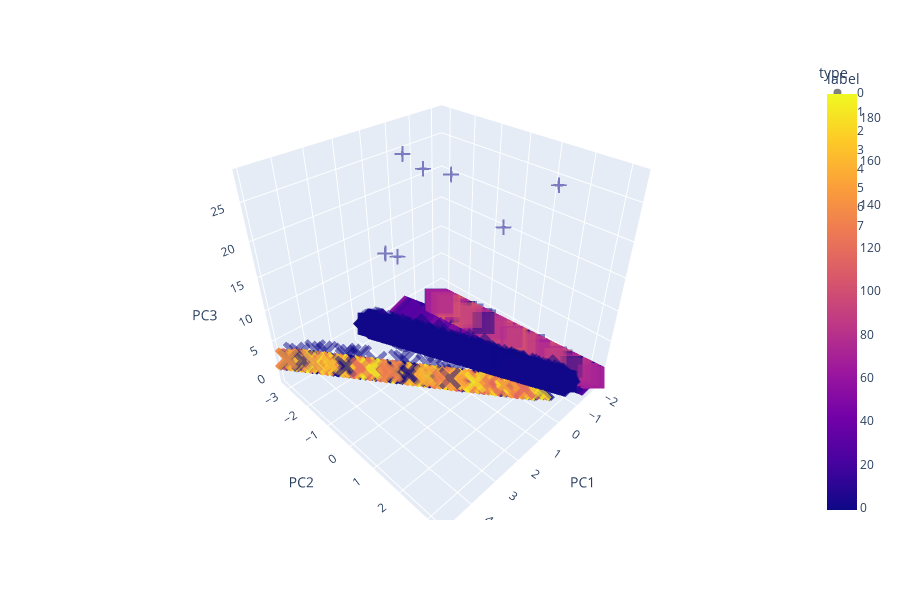

The notebook cell saved with this chart:
### Code cell
fig = px.scatter_3d(
    X_test, x='PC1', y='PC2', z='PC3', color='label',symbol='type', opacity=0.5, size_max=10,height=600,
)
fig.show()

### Figure 1 — Plotly figure (JSON) as saved in the notebook; plotly's stock layout.template omitted (floating-point values rounded to 4 significant figures; data arrays with more than 128 entries replaced by an {"elided": "..."} marker saying what was removed)
{"data": [{"hovertemplate": "type=0<br>PC1=%{x}<br>PC2=%{y}<br>PC3=%{z}<br>label=%{marker.color}<extra></extra>", "legendgroup": "0", "marker": {"color": {"elided": "1296 int values"}, "coloraxis": "coloraxis", "opacity": 0.5, "symbol": "circle"}, "mode": "markers", "name": "0", "scene": "scene", "showlegend": true, "type": "scatter3d", "x": {"elided": "1296 float values"}, "y": {"elided": "1296 float values"}, "z": {"elided": "1296 float values"}}, {"hovertemplate": "type=1<br>PC1=%{x}<br>PC2=%{y}<br>PC3=%{z}<br>label=%{marker.color}<extra></extra>", "legendgroup": "1", "marker": {"color": {"elided": "1107 int values"}, "coloraxis": "coloraxis", "opacity": 0.5, "symbol": "diamond"}, "mode": "markers", "name": "1", "scene": "scene", "showlegend": true, "type": "scatter3d", "x": {"elided": "1107 float values"}, "y": {"elided": "1107 float values"}, "z": {"elided": "1107 float values"}}, {"hovertemplate": "type=2<br>PC1=%{x}<br>PC2=%{y}<br>PC3=%{z}<br>label=%{marker.color}<extra></extra>", "legendgroup": "2", "marker": {"color": {"elided": "1098 int values"}, "coloraxis": "coloraxis", "opacity": 0.5, "symbol": "square"}, "mode": "markers", "name": "2", "scene": "scene", "showlegend": true, "type": "scatter3d", "x": {"elided": "1098 float values"}, "y": {"elided": "1098 float values"}, "z": {"elided": "1098 float values"}}, {"hovertemplate": "type=3<br>PC1=%{x}<br>PC2=%{y}<br>PC3=%{z}<br>label=%{marker.color}<extra></extra>", "legendgroup": "3", "marker": {"color": {"elided": "918 int values"}, "coloraxis": "coloraxis", "opacity": 0.5, "symbol": "x"}, "mode": "markers", "name": "3", "scene": "scene", "showlegend": true, "type": "scatter3d", "x": {"elided": "918 float values"}, "y": {"elided": "918 float values"}, "z": {"elided": "918 float values"}}, {"hovertemplate": "type=4<br>PC1=%{x}<br>PC2=%{y}<br>PC3=%{z}<br>label=%{marker.color}<extra></extra>", "legendgroup": "4", "marker": {"color": {"elided": "918 int values"}, "coloraxis": "coloraxis", "opacity": 0.5, "symbol": "cross"}, "mode": "markers", "name": "4", "scene": "scene", "showlegend": true, "type": "scatter3d", "x": {"elided": "918 float values"}, "y": {"elided": "918 float values"}, "z": {"elided": "918 float values"}}, {"hovertemplate": "type=5<br>PC1=%{x}<br>PC2=%{y}<br>PC3=%{z}<br>label=%{marker.color}<extra></extra>", "legendgroup": "5", "marker": {"color": {"elided": "747 int values"}, "coloraxis": "coloraxis", "opacity": 0.5, "symbol": "circle"}, "mode": "markers", "name": "5", "scene": "scene", "showlegend": true, "type": "scatter3d", "x": {"elided": "747 float values"}, "y": {"elided": "747 float values"}, "z": {"elided": "747 float values"}}, {"hovertemplate": "type=6<br>PC1=%{x}<br>PC2=%{y}<br>PC3=%{z}<br>label=%{marker.color}<extra></extra>", "legendgroup": "6", "marker": {"color": {"elided": "747 int values"}, "coloraxis": "coloraxis", "opacity": 0.5, "symbol": "diamond"}, "mode": "markers", "name": "6", "scene": "scene", "showlegend": true, "type": "scatter3d", "x": {"elided": "747 float values"}, "y": {"elided": "747 float values"}, "z": {"elided": "747 float values"}}, {"hovertemplate": "type=7<br>PC1=%{x}<br>PC2=%{y}<br>PC3=%{z}<br>label=%{marker.color}<extra></extra>", "legendgroup": "7", "marker": {"color": {"elided": "558 int values"}, "coloraxis": "coloraxis", "opacity": 0.5, "symbol": "square"}, "mode": "markers", "name": "7", "scene": "scene", "showlegend": true, "type": "scatter3d", "x": {"elided": "558 float values"}, "y": {"elided": "558 float values"}, "z": {"elided": "558 float values"}}], "layout": {"coloraxis": {"colorbar": {"title": {"text": "label"}}, "colorscale": [[0, "#0d0887"], [0.1111, "#46039f"], [0.2222, "#7201a8"], [0.3333, "#9c179e"], [0.4444, "#bd3786"], [0.5556, "#d8576b"], [0.6667, "#ed7953"], [0.7778, "#fb9f3a"], [0.8889, "#fdca26"], [1, "#f0f921"]]}, "height": 600, "legend": {"title": {"text": "type"}, "tracegroupgap": 0}, "margin": {"t": 60}, "scene": {"domain": {"x": [0, 1], "y": [0, 1]}, "xaxis": {"title": {"text": "PC1"}}, "yaxis": {"title": {"text": "PC2"}}, "zaxis": {"title": {"text": "PC3"}}}}}
